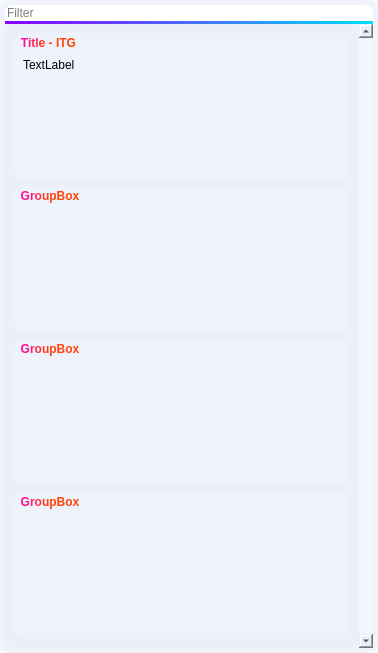
<?xml version="1.0" encoding="UTF-8"?>
<ui version="4.0">
 <class>Form</class>
 <widget class="QWidget" name="Form">
  <property name="geometry">
   <rect>
    <x>0</x>
    <y>0</y>
    <width>378</width>
    <height>653</height>
   </rect>
  </property>
  <property name="windowTitle">
   <string>Form</string>
  </property>
  <property name="styleSheet">
   <string notr="true">QWidget{
background-color: rgba(232, 236, 247, 100);
border-radius: 10px;
}
</string>
  </property>
  <layout class="QVBoxLayout" name="verticalLayout">
   <property name="leftMargin">
    <number>5</number>
   </property>
   <property name="topMargin">
    <number>5</number>
   </property>
   <property name="rightMargin">
    <number>5</number>
   </property>
   <property name="bottomMargin">
    <number>5</number>
   </property>
   <item>
    <widget class="QWidget" name="widget" native="true">
     <property name="minimumSize">
      <size>
       <width>0</width>
       <height>200</height>
      </size>
     </property>
     <property name="styleSheet">
      <string notr="true">QWidget{
background-color: rgba(232, 236, 247, 100);
}
</string>
     </property>
     <layout class="QVBoxLayout" name="verticalLayout_4">
      <property name="spacing">
       <number>0</number>
      </property>
      <property name="leftMargin">
       <number>0</number>
      </property>
      <property name="topMargin">
       <number>0</number>
      </property>
      <property name="rightMargin">
       <number>0</number>
      </property>
      <property name="bottomMargin">
       <number>0</number>
      </property>
      <item>
       <widget class="QLineEdit" name="icon">
        <property name="styleSheet">
         <string notr="true">QLineEdit{
border-radius: 0px;
border-top-right-radius: 8px;
border-top-left-radius: 8px;
background-color: rgb(255, 255, 255);
border-bottom: 3px solid qlineargradient(spread:pad, x1:0, y1:0, x2:1, y2:0, stop:0 rgb(140, 0, 255), stop:1 rgb(0, 221, 255));
}
</string>
        </property>
        <property name="placeholderText">
         <string>Filter</string>
        </property>
       </widget>
      </item>
      <item>
       <widget class="QScrollArea" name="scrollArea">
        <property name="styleSheet">
         <string notr="true">QScrollBar:vertical {
    background-color: rgb(56, 60, 72);
    width: 12px;
    border: 0.5px solid rgb(56, 60, 72);
    border-radius: 5px;
}

QScrollBar::handle:vertical {
    background-color: rgb(56, 60, 72);
    border: 2px solid qlineargradient(spread:pad, x1:0, y1:0, x2:1, y2:1, stop:0 rgb(255, 0, 221), stop:1 rgb(255, 115, 0));
    border-radius: 5px;
}

QScrollBar::add-line:vertical, QScrollBar::sub-line:vertical {
    background-color: transparent;
    border: none;
    width: 0;
}

QScrollBar::add-page:vertical, QScrollBar::sub-page:vertical {
    background-color: transparent;
}</string>
        </property>
        <property name="verticalScrollBarPolicy">
         <enum>Qt::ScrollBarAlwaysOn</enum>
        </property>
        <property name="horizontalScrollBarPolicy">
         <enum>Qt::ScrollBarAlwaysOff</enum>
        </property>
        <property name="widgetResizable">
         <bool>true</bool>
        </property>
        <widget class="QWidget" name="scrollAreaWidgetContents">
         <property name="geometry">
          <rect>
           <x>0</x>
           <y>0</y>
           <width>356</width>
           <height>622</height>
          </rect>
         </property>
         <property name="styleSheet">
          <string notr="true">QGroupBox{
	color: rgb(56, 60, 72);
	font-size: 12px;
	font-weight: bold;
	background-color: rgba(239, 243, 254, 150);
	border-radius: 10px;
	box-shadow: 30px 30px 50px rgb(0, 0, 0);
}

QGroupBox::title {
    subcontrol-origin: margin;
    subcontrol-position: top left;
    padding: 3px 5px;
	color: qlineargradient(spread:pad, x1:0, y1:0, x2:0.5, y2:0, x3:1, y3:0, stop:0 rgb(255, 8, 169), stop:1 rgb(255, 68, 6), stop:2 rgb(255, 213, 1));
    font-size: 16px; 
    font-weight: bold; 
	border-radius: 3px;
	font-family: Microsoft-YaHei;
	border-radius: 10px;
}
QLabel{
background-color: rgb(239, 243, 254);
border-radius: 8px;
}
QLabel:hover{
	color: qlineargradient(spread:pad, x1:0, y1:0, x2:1, y2:0, stop:0 rgba(0, 85, 255, 255), stop:1 rgba(1, 204, 187, 255));
	border-width: 5px;
	border-bottom-color: qlineargradient(spread:pad, x1:0, y1:0, x2:1, y2:0, stop:0 rgba(0, 85, 255, 255), stop:1 rgba(0, 85, 255, 0));
}</string>
         </property>
         <layout class="QVBoxLayout" name="verticalLayout_2">
          <item>
           <widget class="QGroupBox" name="groupBox">
            <property name="styleSheet">
             <string notr="true"/>
            </property>
            <property name="title">
             <string>Title - ITG</string>
            </property>
            <layout class="QVBoxLayout" name="verticalLayout_3">
             <property name="spacing">
              <number>3</number>
             </property>
             <property name="topMargin">
              <number>25</number>
             </property>
             <item alignment="Qt::AlignTop">
              <widget class="QLabel" name="label_6">
               <property name="text">
                <string>TextLabel</string>
               </property>
              </widget>
             </item>
            </layout>
           </widget>
          </item>
          <item>
           <widget class="QGroupBox" name="groupBox_2">
            <property name="title">
             <string>GroupBox</string>
            </property>
           </widget>
          </item>
          <item>
           <widget class="QGroupBox" name="groupBox_3">
            <property name="title">
             <string>GroupBox</string>
            </property>
           </widget>
          </item>
          <item>
           <widget class="QGroupBox" name="groupBox_4">
            <property name="title">
             <string>GroupBox</string>
            </property>
           </widget>
          </item>
         </layout>
        </widget>
       </widget>
      </item>
     </layout>
    </widget>
   </item>
  </layout>
 </widget>
 <resources>
  <include location="reso.qrc"/>
 </resources>
 <connections/>
</ui>
